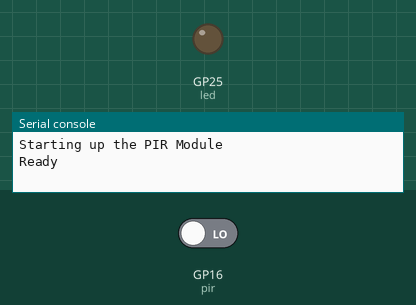
Recording of a program running on a simulated Raspberry Pi Pico running MicroPython. On the bench: output pins drawn as LEDs (lit = HIGH), the last lines printed to the serial console. Dashed ring = blinking. Inputs (shaded band) come from the test bench; at power-on: GP16 (pir) LOW.

Above: at 2.2 s.
2.3 s: GP16 (pir) driven HIGH
At 2.51 s:
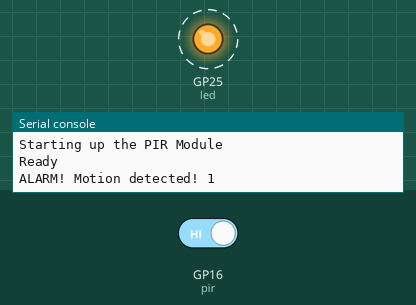
5.3 s: GP16 (pir) driven LOW
At 5.3 s:
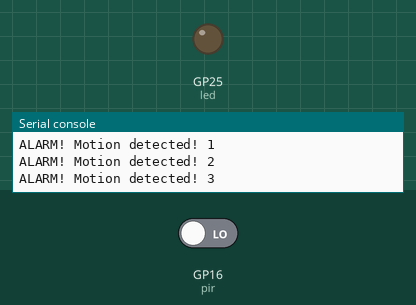
Timing chart, 0 to 8.3 s (numbered marks = the images above; inputs shaded):
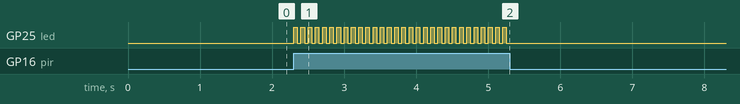

Measured:
- after the input at 2.3 s, GP25 (led): alternates HIGH for 0.05 s and LOW for 0.05 s, starting at once
- after the input at 5.3 s, GP25 (led): stops changing and stays LOW

The program:

main.py
```python
from machine import Pin
import utime

pir = Pin(16, Pin.IN, Pin.PULL_DOWN)
led = Pin(25, Pin.OUT)
n = 0

print("Starting up the PIR Module")
utime.sleep(1)
print("Ready")

while True:
    if pir.value() == 1:
        n += 1
        print("ALARM! Motion detected!", n)  # print the message.
        for i in range(20):
            led.toggle()
            utime.sleep(0.05)
        led.off()
    led.off()
```
